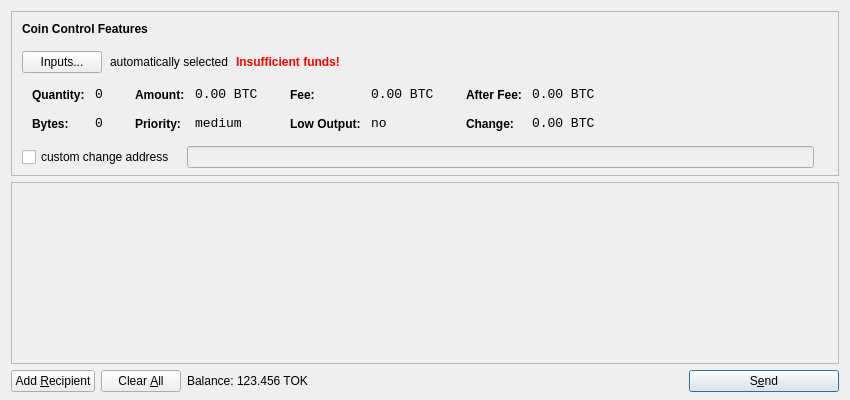
<?xml version="1.0" encoding="UTF-8"?>
<ui version="4.0">
 <class>SendCoinsDialog</class>
 <widget class="QDialog" name="SendCoinsDialog">
  <property name="geometry">
   <rect>
    <x>0</x>
    <y>0</y>
    <width>850</width>
    <height>400</height>
   </rect>
  </property>
  <property name="windowTitle">
   <string>Send Coins</string>
  </property>
  <layout class="QVBoxLayout" name="verticalLayout" stretch="0,1,0">
   <property name="bottomMargin">
    <number>8</number>
   </property>
   <item>
    <widget class="QFrame" name="frameCoinControl">
     <property name="sizePolicy">
      <sizepolicy hsizetype="Expanding" vsizetype="Expanding">
       <horstretch>0</horstretch>
       <verstretch>0</verstretch>
      </sizepolicy>
     </property>
     <property name="maximumSize">
      <size>
       <width>16777215</width>
       <height>16777215</height>
      </size>
     </property>
     <property name="frameShape">
      <enum>QFrame::StyledPanel</enum>
     </property>
     <property name="frameShadow">
      <enum>QFrame::Sunken</enum>
     </property>
     <layout class="QVBoxLayout" name="verticalLayoutCoinControl2">
      <property name="spacing">
       <number>-1</number>
      </property>
      <property name="leftMargin">
       <number>0</number>
      </property>
      <property name="topMargin">
       <number>0</number>
      </property>
      <property name="rightMargin">
       <number>0</number>
      </property>
      <property name="bottomMargin">
       <number>6</number>
      </property>
      <item>
       <layout class="QVBoxLayout" name="verticalLayoutCoinControl" stretch="0,0,0,0,1">
        <property name="spacing">
         <number>0</number>
        </property>
        <property name="leftMargin">
         <number>10</number>
        </property>
        <property name="topMargin">
         <number>10</number>
        </property>
        <item>
         <layout class="QHBoxLayout" name="horizontalLayoutCoinControl1">
          <property name="bottomMargin">
           <number>15</number>
          </property>
          <item>
           <widget class="QLabel" name="labelCoinControlFeatures">
            <property name="sizePolicy">
             <sizepolicy hsizetype="Preferred" vsizetype="Maximum">
              <horstretch>0</horstretch>
              <verstretch>0</verstretch>
             </sizepolicy>
            </property>
            <property name="font">
             <font>
              <weight>75</weight>
              <bold>true</bold>
             </font>
            </property>
            <property name="styleSheet">
             <string notr="true">font-weight:bold;</string>
            </property>
            <property name="text">
             <string>Coin Control Features</string>
            </property>
           </widget>
          </item>
         </layout>
        </item>
        <item>
         <layout class="QHBoxLayout" name="horizontalLayoutCoinControl2" stretch="0,0,0,0">
          <property name="spacing">
           <number>8</number>
          </property>
          <property name="bottomMargin">
           <number>10</number>
          </property>
          <item>
           <widget class="QPushButton" name="pushButtonCoinControl">
            <property name="styleSheet">
             <string notr="true"/>
            </property>
            <property name="text">
             <string>Inputs...</string>
            </property>
           </widget>
          </item>
          <item>
           <widget class="QLabel" name="labelCoinControlAutomaticallySelected">
            <property name="text">
             <string>automatically selected</string>
            </property>
            <property name="margin">
             <number>5</number>
            </property>
           </widget>
          </item>
          <item>
           <widget class="QLabel" name="labelCoinControlInsuffFunds">
            <property name="font">
             <font>
              <weight>75</weight>
              <bold>true</bold>
             </font>
            </property>
            <property name="styleSheet">
             <string notr="true">color:red;font-weight:bold;</string>
            </property>
            <property name="text">
             <string>Insufficient funds!</string>
            </property>
            <property name="margin">
             <number>5</number>
            </property>
           </widget>
          </item>
          <item>
           <spacer name="horizontalSpacerCoinControl">
            <property name="orientation">
             <enum>Qt::Horizontal</enum>
            </property>
            <property name="sizeHint" stdset="0">
             <size>
              <width>40</width>
              <height>1</height>
             </size>
            </property>
           </spacer>
          </item>
         </layout>
        </item>
        <item>
         <widget class="QWidget" name="widgetCoinControl" native="true">
          <property name="sizePolicy">
           <sizepolicy hsizetype="Preferred" vsizetype="Preferred">
            <horstretch>0</horstretch>
            <verstretch>0</verstretch>
           </sizepolicy>
          </property>
          <property name="minimumSize">
           <size>
            <width>0</width>
            <height>0</height>
           </size>
          </property>
          <property name="styleSheet">
           <string notr="true"/>
          </property>
          <layout class="QHBoxLayout" name="horizontalLayoutCoinControl5">
           <property name="margin">
            <number>0</number>
           </property>
           <item>
            <layout class="QHBoxLayout" name="horizontalLayoutCoinControl3" stretch="0,0,0,1">
             <property name="spacing">
              <number>20</number>
             </property>
             <property name="topMargin">
              <number>0</number>
             </property>
             <property name="bottomMargin">
              <number>10</number>
             </property>
             <item>
              <layout class="QFormLayout" name="formLayoutCoinControl1">
               <property name="horizontalSpacing">
                <number>10</number>
               </property>
               <property name="verticalSpacing">
                <number>14</number>
               </property>
               <property name="leftMargin">
                <number>10</number>
               </property>
               <property name="topMargin">
                <number>4</number>
               </property>
               <property name="rightMargin">
                <number>6</number>
               </property>
               <item row="0" column="0">
                <widget class="QLabel" name="labelCoinControlQuantityText">
                 <property name="styleSheet">
                  <string notr="true">font-weight:bold;</string>
                 </property>
                 <property name="text">
                  <string>Quantity:</string>
                 </property>
                 <property name="margin">
                  <number>0</number>
                 </property>
                </widget>
               </item>
               <item row="0" column="1">
                <widget class="QLabel" name="labelCoinControlQuantity">
                 <property name="font">
                  <font>
                   <family>Monospace</family>
                   <pointsize>10</pointsize>
                  </font>
                 </property>
                 <property name="cursor">
                  <cursorShape>IBeamCursor</cursorShape>
                 </property>
                 <property name="contextMenuPolicy">
                  <enum>Qt::ActionsContextMenu</enum>
                 </property>
                 <property name="text">
                  <string notr="true">0</string>
                 </property>
                 <property name="margin">
                  <number>0</number>
                 </property>
                 <property name="textInteractionFlags">
                  <set>Qt::LinksAccessibleByMouse|Qt::TextSelectableByKeyboard|Qt::TextSelectableByMouse</set>
                 </property>
                </widget>
               </item>
               <item row="1" column="0">
                <widget class="QLabel" name="labelCoinControlBytesText">
                 <property name="styleSheet">
                  <string notr="true">font-weight:bold;</string>
                 </property>
                 <property name="text">
                  <string>Bytes:</string>
                 </property>
                </widget>
               </item>
               <item row="1" column="1">
                <widget class="QLabel" name="labelCoinControlBytes">
                 <property name="font">
                  <font>
                   <family>Monospace</family>
                   <pointsize>10</pointsize>
                  </font>
                 </property>
                 <property name="cursor">
                  <cursorShape>IBeamCursor</cursorShape>
                 </property>
                 <property name="contextMenuPolicy">
                  <enum>Qt::ActionsContextMenu</enum>
                 </property>
                 <property name="text">
                  <string notr="true">0</string>
                 </property>
                 <property name="textInteractionFlags">
                  <set>Qt::LinksAccessibleByMouse|Qt::TextSelectableByKeyboard|Qt::TextSelectableByMouse</set>
                 </property>
                </widget>
               </item>
              </layout>
             </item>
             <item>
              <layout class="QFormLayout" name="formLayoutCoinControl2">
               <property name="horizontalSpacing">
                <number>10</number>
               </property>
               <property name="verticalSpacing">
                <number>14</number>
               </property>
               <property name="leftMargin">
                <number>6</number>
               </property>
               <property name="topMargin">
                <number>4</number>
               </property>
               <property name="rightMargin">
                <number>6</number>
               </property>
               <item row="0" column="0">
                <widget class="QLabel" name="labelCoinControlAmountText">
                 <property name="styleSheet">
                  <string notr="true">font-weight:bold;</string>
                 </property>
                 <property name="text">
                  <string>Amount:</string>
                 </property>
                 <property name="margin">
                  <number>0</number>
                 </property>
                </widget>
               </item>
               <item row="0" column="1">
                <widget class="QLabel" name="labelCoinControlAmount">
                 <property name="font">
                  <font>
                   <family>Monospace</family>
                   <pointsize>10</pointsize>
                  </font>
                 </property>
                 <property name="cursor">
                  <cursorShape>IBeamCursor</cursorShape>
                 </property>
                 <property name="contextMenuPolicy">
                  <enum>Qt::ActionsContextMenu</enum>
                 </property>
                 <property name="text">
                  <string notr="true">0.00 BTC</string>
                 </property>
                 <property name="textInteractionFlags">
                  <set>Qt::LinksAccessibleByMouse|Qt::TextSelectableByKeyboard|Qt::TextSelectableByMouse</set>
                 </property>
                </widget>
               </item>
               <item row="1" column="0">
                <widget class="QLabel" name="labelCoinControlPriorityText">
                 <property name="styleSheet">
                  <string notr="true">font-weight:bold;</string>
                 </property>
                 <property name="text">
                  <string>Priority:</string>
                 </property>
                </widget>
               </item>
               <item row="1" column="1">
                <widget class="QLabel" name="labelCoinControlPriority">
                 <property name="font">
                  <font>
                   <family>Monospace</family>
                   <pointsize>10</pointsize>
                  </font>
                 </property>
                 <property name="cursor">
                  <cursorShape>IBeamCursor</cursorShape>
                 </property>
                 <property name="contextMenuPolicy">
                  <enum>Qt::ActionsContextMenu</enum>
                 </property>
                 <property name="text">
                  <string>medium</string>
                 </property>
                 <property name="textInteractionFlags">
                  <set>Qt::LinksAccessibleByMouse|Qt::TextSelectableByKeyboard|Qt::TextSelectableByMouse</set>
                 </property>
                </widget>
               </item>
              </layout>
             </item>
             <item>
              <layout class="QFormLayout" name="formLayoutCoinControl3">
               <property name="horizontalSpacing">
                <number>10</number>
               </property>
               <property name="verticalSpacing">
                <number>14</number>
               </property>
               <property name="leftMargin">
                <number>6</number>
               </property>
               <property name="topMargin">
                <number>4</number>
               </property>
               <property name="rightMargin">
                <number>6</number>
               </property>
               <item row="0" column="0">
                <widget class="QLabel" name="labelCoinControlFeeText">
                 <property name="styleSheet">
                  <string notr="true">font-weight:bold;</string>
                 </property>
                 <property name="text">
                  <string>Fee:</string>
                 </property>
                 <property name="margin">
                  <number>0</number>
                 </property>
                </widget>
               </item>
               <item row="0" column="1">
                <widget class="QLabel" name="labelCoinControlFee">
                 <property name="font">
                  <font>
                   <family>Monospace</family>
                   <pointsize>10</pointsize>
                  </font>
                 </property>
                 <property name="cursor">
                  <cursorShape>IBeamCursor</cursorShape>
                 </property>
                 <property name="contextMenuPolicy">
                  <enum>Qt::ActionsContextMenu</enum>
                 </property>
                 <property name="text">
                  <string notr="true">0.00 BTC</string>
                 </property>
                 <property name="textInteractionFlags">
                  <set>Qt::LinksAccessibleByMouse|Qt::TextSelectableByKeyboard|Qt::TextSelectableByMouse</set>
                 </property>
                </widget>
               </item>
               <item row="1" column="0">
                <widget class="QLabel" name="labelCoinControlLowOutputText">
                 <property name="styleSheet">
                  <string notr="true">font-weight:bold;</string>
                 </property>
                 <property name="text">
                  <string>Low Output:</string>
                 </property>
                </widget>
               </item>
               <item row="1" column="1">
                <widget class="QLabel" name="labelCoinControlLowOutput">
                 <property name="font">
                  <font>
                   <family>Monospace</family>
                   <pointsize>10</pointsize>
                  </font>
                 </property>
                 <property name="cursor">
                  <cursorShape>IBeamCursor</cursorShape>
                 </property>
                 <property name="contextMenuPolicy">
                  <enum>Qt::ActionsContextMenu</enum>
                 </property>
                 <property name="text">
                  <string>no</string>
                 </property>
                 <property name="textInteractionFlags">
                  <set>Qt::LinksAccessibleByMouse|Qt::TextSelectableByKeyboard|Qt::TextSelectableByMouse</set>
                 </property>
                </widget>
               </item>
              </layout>
             </item>
             <item>
              <layout class="QFormLayout" name="formLayoutCoinControl4">
               <property name="horizontalSpacing">
                <number>10</number>
               </property>
               <property name="verticalSpacing">
                <number>14</number>
               </property>
               <property name="leftMargin">
                <number>6</number>
               </property>
               <property name="topMargin">
                <number>4</number>
               </property>
               <property name="rightMargin">
                <number>6</number>
               </property>
               <item row="0" column="0">
                <widget class="QLabel" name="labelCoinControlAfterFeeText">
                 <property name="styleSheet">
                  <string notr="true">font-weight:bold;</string>
                 </property>
                 <property name="text">
                  <string>After Fee:</string>
                 </property>
                 <property name="margin">
                  <number>0</number>
                 </property>
                </widget>
               </item>
               <item row="0" column="1">
                <widget class="QLabel" name="labelCoinControlAfterFee">
                 <property name="font">
                  <font>
                   <family>Monospace</family>
                   <pointsize>10</pointsize>
                  </font>
                 </property>
                 <property name="cursor">
                  <cursorShape>IBeamCursor</cursorShape>
                 </property>
                 <property name="contextMenuPolicy">
                  <enum>Qt::ActionsContextMenu</enum>
                 </property>
                 <property name="text">
                  <string notr="true">0.00 BTC</string>
                 </property>
                 <property name="textInteractionFlags">
                  <set>Qt::LinksAccessibleByMouse|Qt::TextSelectableByKeyboard|Qt::TextSelectableByMouse</set>
                 </property>
                </widget>
               </item>
               <item row="1" column="0">
                <widget class="QLabel" name="labelCoinControlChangeText">
                 <property name="styleSheet">
                  <string notr="true">font-weight:bold;</string>
                 </property>
                 <property name="text">
                  <string>Change:</string>
                 </property>
                </widget>
               </item>
               <item row="1" column="1">
                <widget class="QLabel" name="labelCoinControlChange">
                 <property name="font">
                  <font>
                   <family>Monospace</family>
                   <pointsize>10</pointsize>
                  </font>
                 </property>
                 <property name="cursor">
                  <cursorShape>IBeamCursor</cursorShape>
                 </property>
                 <property name="contextMenuPolicy">
                  <enum>Qt::ActionsContextMenu</enum>
                 </property>
                 <property name="text">
                  <string notr="true">0.00 BTC</string>
                 </property>
                 <property name="textInteractionFlags">
                  <set>Qt::LinksAccessibleByMouse|Qt::TextSelectableByKeyboard|Qt::TextSelectableByMouse</set>
                 </property>
                </widget>
               </item>
              </layout>
             </item>
            </layout>
           </item>
          </layout>
         </widget>
        </item>
        <item>
         <layout class="QHBoxLayout" name="horizontalLayoutCoinControl4" stretch="0,0,0">
          <property name="spacing">
           <number>12</number>
          </property>
          <property name="sizeConstraint">
           <enum>QLayout::SetDefaultConstraint</enum>
          </property>
          <property name="topMargin">
           <number>5</number>
          </property>
          <property name="rightMargin">
           <number>5</number>
          </property>
          <item>
           <widget class="QCheckBox" name="checkBoxCoinControlChange">
            <property name="text">
             <string>custom change address</string>
            </property>
           </widget>
          </item>
          <item>
           <widget class="QLineEdit" name="lineEditCoinControlChange">
            <property name="enabled">
             <bool>false</bool>
            </property>
            <property name="sizePolicy">
             <sizepolicy hsizetype="Expanding" vsizetype="Fixed">
              <horstretch>0</horstretch>
              <verstretch>0</verstretch>
             </sizepolicy>
            </property>
           </widget>
          </item>
          <item>
           <widget class="QLabel" name="labelCoinControlChangeLabel">
            <property name="sizePolicy">
             <sizepolicy hsizetype="Preferred" vsizetype="Expanding">
              <horstretch>0</horstretch>
              <verstretch>0</verstretch>
             </sizepolicy>
            </property>
            <property name="minimumSize">
             <size>
              <width>0</width>
              <height>0</height>
             </size>
            </property>
            <property name="text">
             <string/>
            </property>
            <property name="margin">
             <number>3</number>
            </property>
           </widget>
          </item>
         </layout>
        </item>
        <item>
         <spacer name="verticalSpacerCoinControl">
          <property name="orientation">
           <enum>Qt::Vertical</enum>
          </property>
          <property name="sizeHint" stdset="0">
           <size>
            <width>800</width>
            <height>1</height>
           </size>
          </property>
         </spacer>
        </item>
       </layout>
      </item>
     </layout>
    </widget>
   </item>
   <item>
    <widget class="QScrollArea" name="scrollArea">
     <property name="widgetResizable">
      <bool>true</bool>
     </property>
     <widget class="QWidget" name="scrollAreaWidgetContents">
      <property name="geometry">
       <rect>
        <x>0</x>
        <y>0</y>
        <width>830</width>
        <height>165</height>
       </rect>
      </property>
      <layout class="QVBoxLayout" name="verticalLayout_2">
       <property name="margin">
        <number>0</number>
       </property>
       <item>
        <layout class="QVBoxLayout" name="entries">
         <property name="spacing">
          <number>6</number>
         </property>
        </layout>
       </item>
       <item>
        <spacer name="verticalSpacer">
         <property name="orientation">
          <enum>Qt::Vertical</enum>
         </property>
         <property name="sizeHint" stdset="0">
          <size>
           <width>20</width>
           <height>40</height>
          </size>
         </property>
        </spacer>
       </item>
      </layout>
     </widget>
    </widget>
   </item>
   <item>
    <layout class="QHBoxLayout" name="horizontalLayout">
     <item>
      <widget class="QPushButton" name="addButton">
       <property name="toolTip">
        <string>Send to multiple recipients at once</string>
       </property>
       <property name="text">
        <string>Add &amp;Recipient</string>
       </property>
       <property name="icon">
        <iconset resource="../bitcoin.qrc">
         <normaloff>:/icons/add</normaloff>:/icons/add</iconset>
       </property>
       <property name="autoDefault">
        <bool>false</bool>
       </property>
      </widget>
     </item>
     <item>
      <widget class="QPushButton" name="clearButton">
       <property name="sizePolicy">
        <sizepolicy hsizetype="Minimum" vsizetype="Fixed">
         <horstretch>0</horstretch>
         <verstretch>0</verstretch>
        </sizepolicy>
       </property>
       <property name="toolTip">
        <string>Remove all transaction fields</string>
       </property>
       <property name="text">
        <string>Clear &amp;All</string>
       </property>
       <property name="icon">
        <iconset resource="../bitcoin.qrc">
         <normaloff>:/icons/remove</normaloff>:/icons/remove</iconset>
       </property>
       <property name="autoRepeatDelay">
        <number>300</number>
       </property>
       <property name="autoDefault">
        <bool>false</bool>
       </property>
      </widget>
     </item>
     <item>
      <layout class="QHBoxLayout" name="horizontalLayout_2">
       <property name="spacing">
        <number>3</number>
       </property>
       <item>
        <widget class="QLabel" name="label">
         <property name="text">
          <string>Balance:</string>
         </property>
        </widget>
       </item>
       <item>
        <widget class="QLabel" name="labelBalance">
         <property name="cursor">
          <cursorShape>IBeamCursor</cursorShape>
         </property>
         <property name="text">
          <string>123.456 TOK</string>
         </property>
         <property name="textInteractionFlags">
          <set>Qt::LinksAccessibleByMouse|Qt::TextSelectableByKeyboard|Qt::TextSelectableByMouse</set>
         </property>
        </widget>
       </item>
      </layout>
     </item>
     <item>
      <spacer name="horizontalSpacer">
       <property name="orientation">
        <enum>Qt::Horizontal</enum>
       </property>
       <property name="sizeHint" stdset="0">
        <size>
         <width>40</width>
         <height>20</height>
        </size>
       </property>
      </spacer>
     </item>
     <item>
      <widget class="QPushButton" name="sendButton">
       <property name="minimumSize">
        <size>
         <width>150</width>
         <height>0</height>
        </size>
       </property>
       <property name="toolTip">
        <string>Confirm the send action</string>
       </property>
       <property name="text">
        <string>S&amp;end</string>
       </property>
       <property name="icon">
        <iconset resource="../bitcoin.qrc">
         <normaloff>:/icons/send</normaloff>:/icons/send</iconset>
       </property>
       <property name="default">
        <bool>true</bool>
       </property>
      </widget>
     </item>
    </layout>
   </item>
  </layout>
 </widget>
 <resources>
  <include location="../bitcoin.qrc"/>
 </resources>
 <connections/>
</ui>
